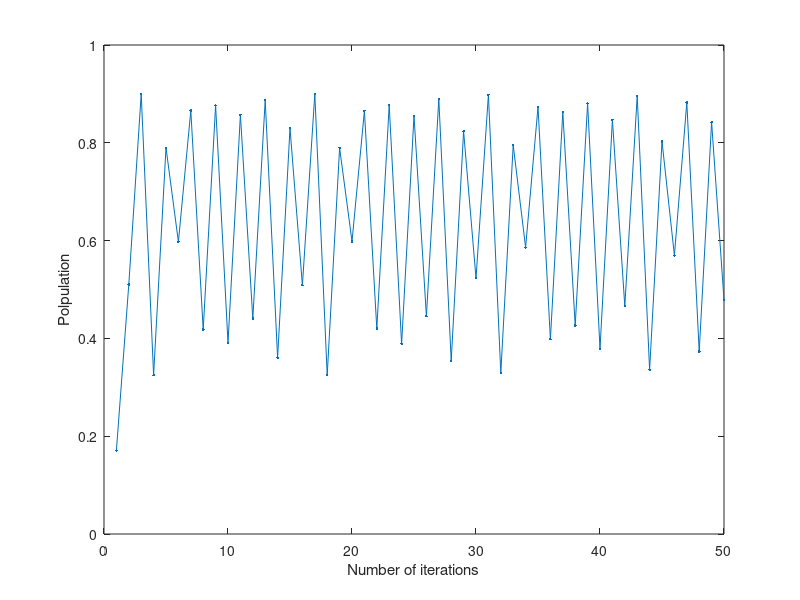

MATLAB code to generate this figure:
clc;clear all;close all;

ite=50;
r=3.6;
    
x_n2=(0.05:0.05:0.95);
x_n=x_n2(19)

x_n1_ar=[];
for i=1:ite
  x_n1=r*x_n*(1-x_n);
  x_n1_ar(i)=x_n1;
  x_n= x_n1; 
end    
plot(x_n1_ar,'.-');
hold on;
xlabel('Number of iterations');
ylabel('Polpulation');
    
  